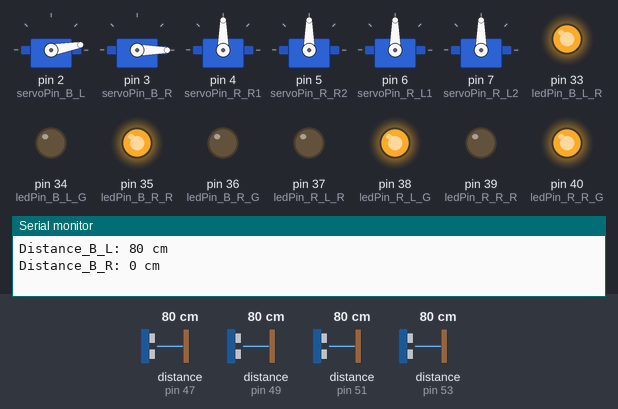
A sketch run on a simulated Arduino Mega 2560, built with avr-gcc and run on an emulated ATmega2560. On the bench: 6 × servo, output pins drawn as LEDs (lit = HIGH), the last lines printed to the serial monitor. Wiring (inferred from the names in the program): 2 × ultrasonic range finder: trigger pin 50, echo pin 53 / trigger pin 52, echo pin 51. The test bench sets the inputs (shaded band); at power-on: distance to the obstacle (sensors on pin 53, pin 47, pin 49, pin 51) 80 cm. The echo pulse lasts 58.3 µs per cm; pins used as bus, display or sensor lines are not drawn.

Above: at 2.5 s.
2.6 s: distance to the obstacle (sensor on pin 53) set to 22 cm
5.5 s: distance to the obstacle (sensor on pin 53) set to 18 cm
At 12.2 s:
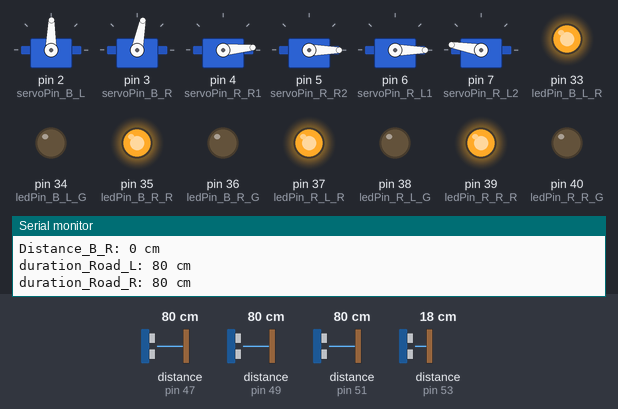
At 13.0 s:
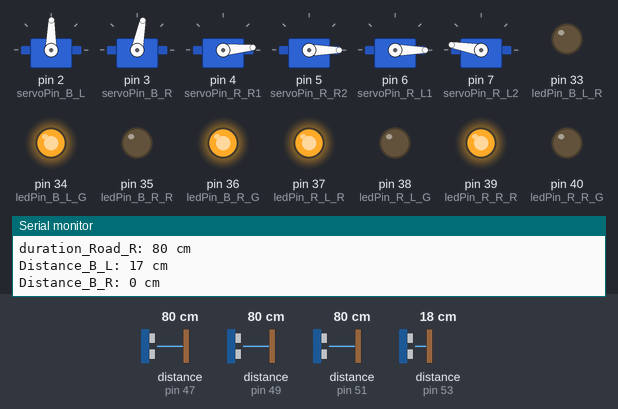
21.5 s: distance to the obstacle (sensor on pin 53) set to 35 cm
At 22.8 s:
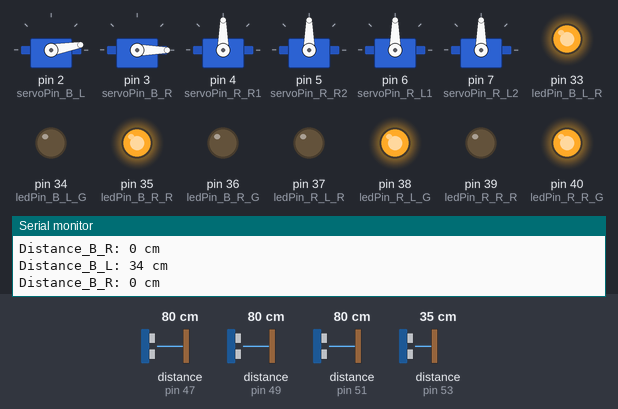
Timing chart, 0 to 24.5 s (numbered marks = the images above; inputs shaded):
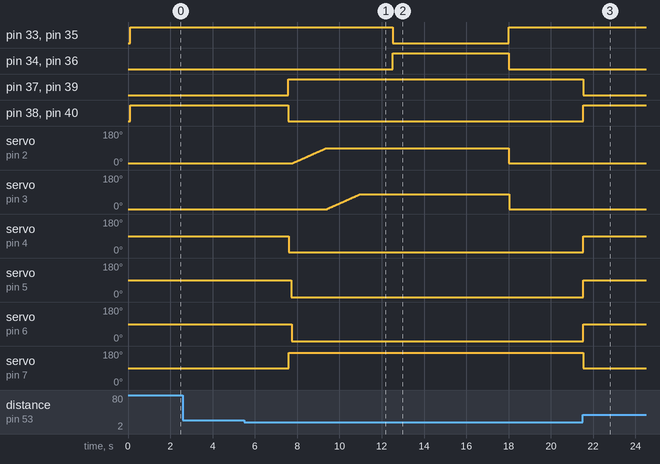

The sketch:

bridgeAutomationSystem.ino
```cpp
#include <Servo.h>

const int trigPin_B_L = 52;
const int echoPin_B_L = 53;
const int trigPin_B_R = 50;
const int echoPin_B_R = 51;
const int trigPin_R_L = 48;
const int echoPin_R_L = 49;
const int trigPin_R_R = 46;
const int echoPin_R_R = 47;

Servo servo_B_L;
Servo servo_B_R;
Servo servo_R_R1;
Servo servo_R_R2;
Servo servo_R_L1;
Servo servo_R_L2;

int servoPin_B_L = 2;
int servoPin_B_R = 3;
int servoPin_R_R1 = 4;
int servoPin_R_R2 = 5;
int servoPin_R_L1 = 6;
int servoPin_R_L2 = 7;

const int ledPin_R_R_G = 40;
const int ledPin_R_R_R = 39;
const int ledPin_R_L_G = 38;
const int ledPin_R_L_R = 37;
const int ledPin_B_R_G = 36;
const int ledPin_B_R_R = 35;
const int ledPin_B_L_G = 34;
const int ledPin_B_L_R = 33;

// Enumeration for different states of the bridge
enum BridgeState {
  BRIDGE_CLOSED,
  BRIDGE_OPEN
};

// Initialize the bridge state
BridgeState bridgeState = BRIDGE_CLOSED;

void setup() {
  Serial.begin(9600);

  pinMode(trigPin_B_L, OUTPUT);
  pinMode(echoPin_B_L, INPUT);

  pinMode(trigPin_B_R, OUTPUT);
  pinMode(echoPin_B_R, INPUT);

  pinMode(trigPin_R_L, OUTPUT);
  pinMode(echoPin_R_L, INPUT);

  pinMode(trigPin_R_R, OUTPUT);
  pinMode(echoPin_R_R, INPUT);

  pinMode(ledPin_R_R_G, OUTPUT);
  pinMode(ledPin_R_R_R, OUTPUT);
  pinMode(ledPin_R_L_G, OUTPUT);
  pinMode(ledPin_R_L_R, OUTPUT);
  pinMode(ledPin_B_R_G, OUTPUT);
  pinMode(ledPin_B_R_R, OUTPUT);
  pinMode(ledPin_B_L_G, OUTPUT);
  pinMode(ledPin_B_L_R, OUTPUT);


  servo_B_L.attach(servoPin_B_L);
  servo_B_R.attach(servoPin_B_R);
  servo_R_R1.attach(servoPin_R_R1);
  servo_R_R2.attach(servoPin_R_R2);
  servo_R_L1.attach(servoPin_R_L1);
  servo_R_L2.attach(servoPin_R_L2);

  servo_B_L.write(10);
  servo_B_R.write(0);
  servo_R_R1.write(90);
  servo_R_R2.write(90);
  servo_R_L1.write(90);
  servo_R_L2.write(90);
}


void loop() {
  // Check the bridge state and perform the corresponding actions
  if (bridgeState == BRIDGE_CLOSED) {
    delay(100);
    digitalWrite(ledPin_R_R_G, HIGH);
    digitalWrite(ledPin_R_L_G, HIGH);
    digitalWrite(ledPin_B_R_R, HIGH);
    digitalWrite(ledPin_B_L_R, HIGH);
    digitalWrite(ledPin_R_R_R, LOW);
    digitalWrite(ledPin_R_L_R, LOW);
    digitalWrite(ledPin_B_R_G, LOW);
    digitalWrite(ledPin_B_L_G, LOW);


    digitalWrite(trigPin_B_L, LOW);
    delayMicroseconds(2);
    digitalWrite(trigPin_B_L, HIGH);
    delayMicroseconds(10);
    digitalWrite(trigPin_B_L, LOW);

    digitalWrite(trigPin_B_R, LOW);
    delayMicroseconds(2);
    digitalWrite(trigPin_B_R, HIGH);
    delayMicroseconds(10);
    digitalWrite(trigPin_B_R, LOW);

    unsigned long duration_B_L = pulseIn(echoPin_B_L, HIGH);
    unsigned int distance_B_L = duration_B_L / 58;

    unsigned long duration_B_R = pulseIn(echoPin_B_R, HIGH);
    unsigned int distance_B_R = duration_B_R / 58;

    if (((distance_B_L < 20) && (distance_B_L > 0)) || ((distance_B_R < 20) && (distance_B_R > 0))) {
      boatApproaching();
    } else {
      servo_B_L.write(10);
      delay(15);
      servo_B_R.write(0);
    }

    Serial.print("Distance_B_L: ");
    Serial.print(distance_B_L);
    Serial.println(" cm");

    Serial.print("Distance_B_R: ");
    Serial.print(distance_B_R);
    Serial.println(" cm");

    delay(500);
  } else if (bridgeState == BRIDGE_OPEN) {
    // Close the bridge after some delay
    delay(5000);
    closeBridge();
  }
}
void boatApproaching() {
  // Check if road traffic is clear
  // led add
  digitalWrite(ledPin_R_R_G, LOW);
  digitalWrite(ledPin_R_L_G, LOW);
  digitalWrite(ledPin_B_R_R, HIGH);
  digitalWrite(ledPin_B_L_R, HIGH);
  digitalWrite(ledPin_R_R_R, HIGH);
  digitalWrite(ledPin_R_L_R, HIGH);
  digitalWrite(ledPin_B_R_G, LOW);
  digitalWrite(ledPin_B_L_G, LOW);

  delay(20);

  servo_R_R1.write(5);
  servo_R_L2.write(170);
  delay(100);
  if (roadTrafficClear()) {
    servo_R_R2.write(0);
    delay(20);

    delay(20);

    servo_R_L1.write(0);
    delay(20);

    openBridge();  // Close the road gates

    delay(20);

    digitalWrite(ledPin_R_R_G, LOW);
    digitalWrite(ledPin_R_L_G, LOW);
    digitalWrite(ledPin_B_R_R, LOW);
    digitalWrite(ledPin_B_L_R, LOW);
    digitalWrite(ledPin_R_R_R, HIGH);
    digitalWrite(ledPin_R_L_R, HIGH);
    digitalWrite(ledPin_B_R_G, HIGH);
    digitalWrite(ledPin_B_L_G, HIGH);

    bridgeState = BRIDGE_OPEN;
  } else {
    // Road traffic is not clear, delay and check again
    delay(500);  // Delay for 5 seconds (adjust as needed)
    boatApproaching();  // Recursive call to check again
  }
}

void openBridge() {
  for (int i = 10; i < 90; i++) {
    servo_B_L.write(i);
    delay(20);
  }
  delay(15);

  for (int i = 0; i < 80; i++) {
    servo_B_R.write(i);
    delay(20);
  }
  delay(1500);
}

bool roadTrafficClear() {
  // Read distance from the two ultrasonic sensors
  unsigned long duration_Road_L = getUltrasonicDistance(trigPin_R_L, echoPin_R_L);
  unsigned long duration_Road_R = getUltrasonicDistance(trigPin_R_R, echoPin_R_R);

  // Define a threshold distance to determine if the road is clear
  unsigned int thresholdDistance = 30; // Adjust this value as needed

  Serial.print("duration_Road_L: ");
    Serial.print(duration_Road_L / 58);
    Serial.println(" cm");

    Serial.print("duration_Road_R: ");
    Serial.print(duration_Road_R / 58);
    Serial.println(" cm");
  // Check if both distances are above the threshold, indicating road is clear
  if (duration_Road_L / 58 > thresholdDistance && duration_Road_R / 58 > thresholdDistance) {
    return true; // Road traffic is clear
  } else {
    return false; // Road traffic is not clear
  }
}

unsigned long getUltrasonicDistance(int trigPin, int echoPin) {
  digitalWrite(trigPin, LOW);
  delayMicroseconds(2);
  digitalWrite(trigPin, HIGH);
  delayMicroseconds(10);
  digitalWrite(trigPin, LOW);

  return pulseIn(echoPin, HIGH);
}

void closeBridge() {
  digitalWrite(ledPin_R_R_G, LOW);
  digitalWrite(ledPin_R_L_G, LOW);
  digitalWrite(ledPin_B_R_R, HIGH);
  digitalWrite(ledPin_B_L_R, HIGH);
  digitalWrite(ledPin_R_R_R, HIGH);
  digitalWrite(ledPin_R_L_R, HIGH);
  digitalWrite(ledPin_B_R_G, LOW);
  digitalWrite(ledPin_B_L_G, LOW);

  servo_B_L.write(10);
  delay(15);
  servo_B_R.write(0);
  delay(3500);
  // Reset servo angles and bridge state to initial values

    digitalWrite(ledPin_R_R_G, HIGH);
    digitalWrite(ledPin_R_L_G, HIGH);
    digitalWrite(ledPin_B_R_R, HIGH);
    digitalWrite(ledPin_B_L_R, HIGH);
    digitalWrite(ledPin_R_R_R, LOW);
    digitalWrite(ledPin_R_L_R, LOW);
    digitalWrite(ledPin_B_R_G, LOW);
    digitalWrite(ledPin_B_L_G, LOW);
  servo_R_R1.write(90);
  servo_R_R2.write(90);
  servo_R_L1.write(90);
  servo_R_L2.write(90);
  bridgeState = BRIDGE_CLOSED;
}
```

Measured:
- the behaviour switches between 21 and 20 cm on distance to the obstacle (sensor on pin 53) (found by bisection; images 0 and 1)
- after the input at 5.5 s, pin 33 (ledPin_B_L_R): HIGH → LOW after 7.0 s, → HIGH 5.5 s later; pin 34 (ledPin_B_L_G): LOW → HIGH after 7.0 s, → LOW 5.5 s later
- after the input at 21.5 s, pin 33 (ledPin_B_L_R): stays HIGH (without the input it goes to LOW after 6.1 s); pin 34 (ledPin_B_L_G): stays LOW (without the input it goes to HIGH after 6.1 s)
